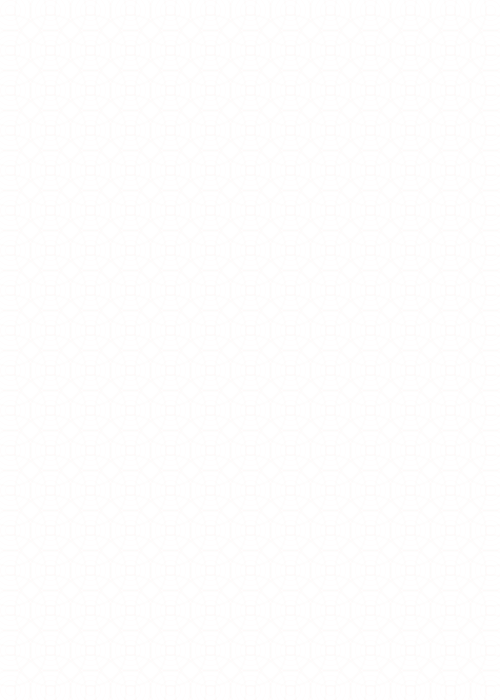
Frame 1 (no input)
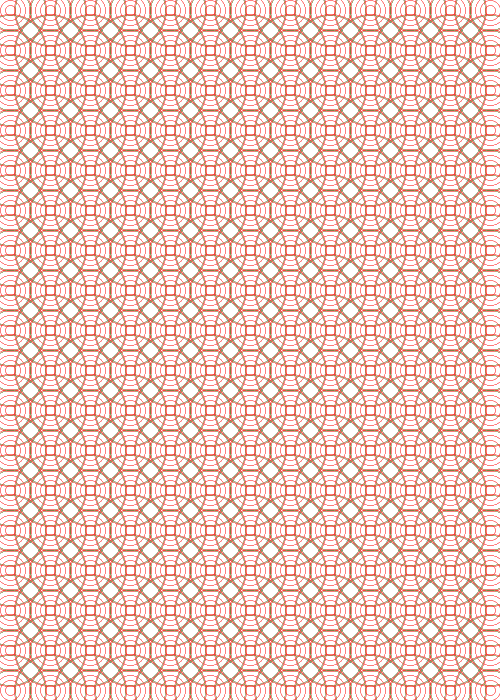
Frame 60 (the mouse pressed at the canvas centre just before this capture)
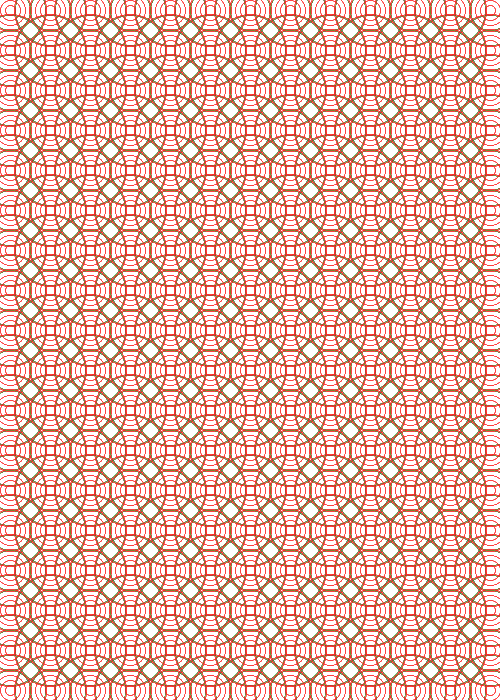
Frame 120 (the mouse held since frame 60 and released just before this capture)

The Processing sketch that drew these frames (run headless with seeded random() and noise(); from frame 60 on, the mouse is pressed at the canvas centre):

// Processing sketch: processing_81851
// ── processing_81851.pde

 void setup ()

{
 size(500,700);
 background(255);
 smooth();
}

void draw (){
 
for (int posx = 10; posx<= 490; posx = posx+40)

for (int posy = 10; posy<= 690; posy = posy+40)

 




{
noFill();
 strokeWeight(0);
  stroke(250,11,3,20);
ellipse(posx,posy,10,10);

noFill();
 strokeWeight(0);
  stroke(250,11,3,20);
ellipse(posx,posy,20,20);

noFill();
 strokeWeight(0);
  stroke(250,11,3,20);
ellipse(posx,posy,30,30);

noFill();
 strokeWeight(0);
  stroke(55,101,3,20);
ellipse(posx,posy,40,40);

noFill();
 strokeWeight(0);
  stroke(250,11,3,20);
ellipse(posx,posy,42,42);

noFill();
 strokeWeight(0);
  stroke(55,101,3,20);
ellipse(posx,posy,70,70);

noFill();
 strokeWeight(0);
  stroke(250,11,3,20);
ellipse(posx,posy,72,72);
}
}
